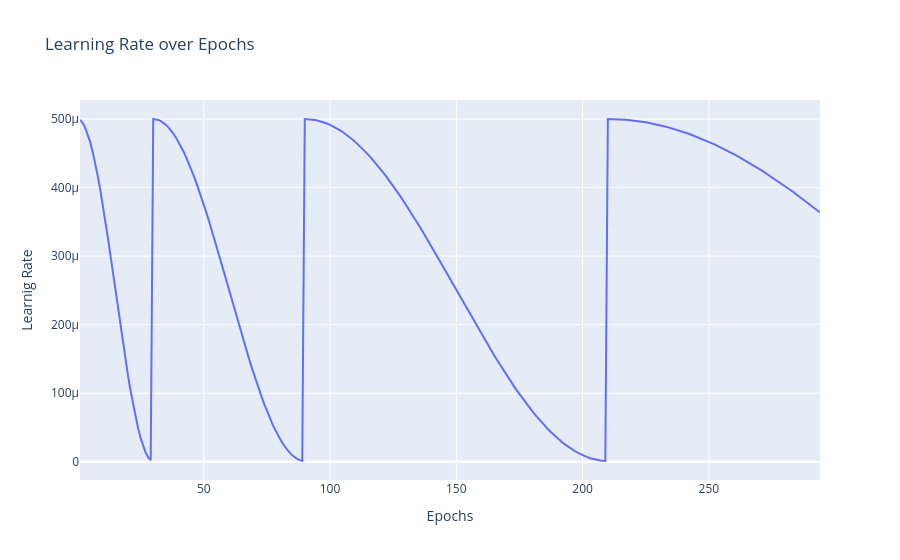

Here is the notebook cell this chart was saved with:
### Code cell
lr = logs["lr"]

fig = go.Figure()

fig.add_trace(go.Scatter(x=epochs, y=lr, mode="lines", name="Train Loss"))

fig.update_layout(
    title="Learning Rate over Epochs",
    xaxis_title="Epochs",
    yaxis_title="Learnig Rate",
    hovermode="x unified",
)

fig.show()

### Figure 1 — Plotly figure (JSON) as saved in the notebook; plotly's stock layout.template omitted (floating-point values rounded to 4 significant figures; data arrays with more than 128 entries replaced by an {"elided": "..."} marker saying what was removed)
{"data": [{"mode": "lines", "name": "Train Loss", "type": "scatter", "x": {"elided": "294 int values"}, "y": {"elided": "294 float values"}}], "layout": {"hovermode": "x unified", "title": {"text": "Learning Rate over Epochs"}, "xaxis": {"title": {"text": "Epochs"}}, "yaxis": {"title": {"text": "Learnig Rate"}}}}
